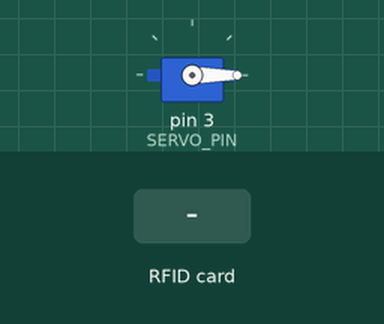
This sketch was run on a simulated Arduino Uno, built with avr-gcc and run on an emulated ATmega328P. On the bench: servo. Inputs (shaded band) come from the test bench. What the sketch prints to the serial monitor is not drawn.

Above: at 1.2 s.
1.3 s: RFID card DE AD BE EF held to the reader
At 2.5 s:
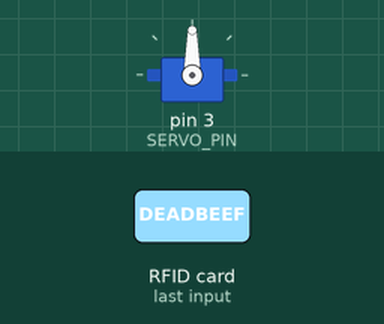
2.8 s: RFID card 5E 7A 19 C4 held to the reader
Timing chart, 0 to 5.8 s (numbered marks = the images above; inputs shaded):
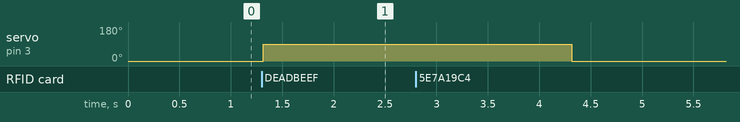

Measured:
- after the input at 1.3 s, servo on pin 3 (SERVO_PIN): 0° → 90° at once

The sketch:

card_ss_reader.ino
```cpp
#include <SPI.h>
#include <MFRC522.h>
#include <Servo.h>

// --- PINLER ---
#define SS_PIN 10        // RC522 SDA
#define RST_PIN 9        // RC522 RST
#define SERVO_PIN 3      // Kapı kilidi için servo

MFRC522 rfid(SS_PIN, RST_PIN);
Servo lockServo;

// --- YETKİLİ KART UID (Kendi kart UID'ini buraya yazacaksın) ---
byte authorizedCard[4] = {0xDE, 0xAD, 0xBE, 0xEF};

// --- Zaman ayarları ---
int openAngle = 90;   // kapı açık konumu
int closeAngle = 0;   // kapı kapalı konumu
int unlockDuration = 3000; // kapı açık kalma süresi (ms)

// --- SETUP ---
void setup() {
  Serial.begin(9600);
  SPI.begin();
  rfid.PCD_Init();

  lockServo.attach(SERVO_PIN);
  lockServo.write(closeAngle); // başlangıç: kapalı

  Serial.println("RFID Kapı Güvenlik Sistemi Hazır");
}

// --- UID Karşılaştırma Fonksiyonu ---
bool isCardAuthorized(byte *buffer) {
  for (int i = 0; i < 4; i++) {
    if (buffer[i] != authorizedCard[i]) return false;
  }
  return true;
}

// --- LOOP ---
void loop() {
  // Kart okutulmuş mu?
  if (!rfid.PICC_IsNewCardPresent()) return;
  if (!rfid.PICC_ReadCardSerial()) return;

  Serial.print("Kart Okundu! UID: ");

  // UID yazdır
  for (byte i = 0; i < rfid.uid.size; i++) {
    Serial.print(rfid.uid.uidByte[i], HEX);
    Serial.print(" ");
  }
  Serial.println();

  // Doğrulama
  if (isCardAuthorized(rfid.uid.uidByte)) {
    Serial.println(">> Yetkili Kart — Kapı Açılıyor...");
    lockServo.write(openAngle);
    delay(unlockDuration);
    lockServo.write(closeAngle);
    Serial.println(">> Kapı Kapandı.");
  } else {
    Serial.println(">> Yetkisiz Kart! Kapı Açılmadı.");
  }

  // Temizlik
  rfid.PICC_HaltA();
  rfid.PCD_StopCrypto1();
}
```
